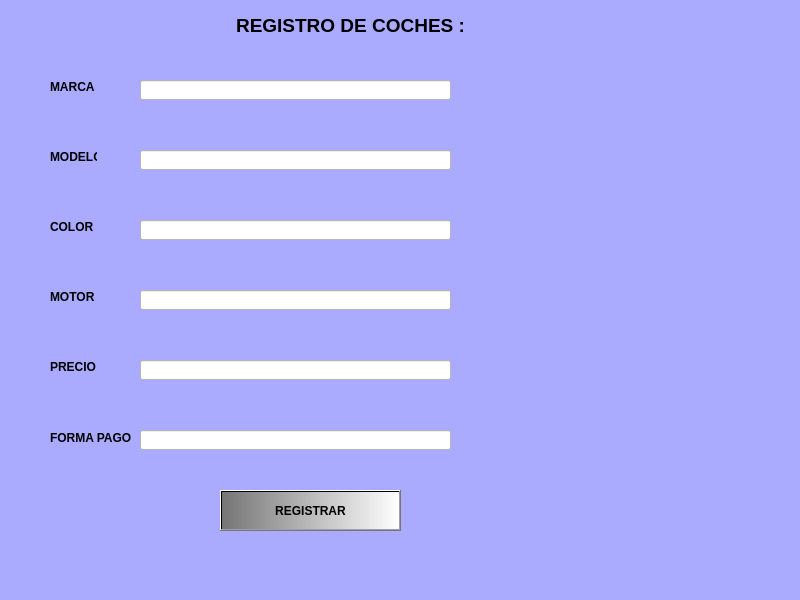
<?xml version="1.0" encoding="UTF-8"?>
<ui version="4.0">
 <class>MainWindow</class>
 <widget class="QMainWindow" name="MainWindow">
  <property name="geometry">
   <rect>
    <x>0</x>
    <y>0</y>
    <width>800</width>
    <height>600</height>
   </rect>
  </property>
  <property name="windowTitle">
   <string>MainWindow</string>
  </property>
  <property name="styleSheet">
   <string notr="true">background-color: rgb(170, 170, 255);</string>
  </property>
  <widget class="QWidget" name="centralwidget">
   <widget class="QLabel" name="label">
    <property name="geometry">
     <rect>
      <x>60</x>
      <y>10</y>
      <width>581</width>
      <height>31</height>
     </rect>
    </property>
    <property name="font">
     <font>
      <pointsize>14</pointsize>
      <weight>75</weight>
      <bold>true</bold>
     </font>
    </property>
    <property name="text">
     <string>&lt;html&gt;&lt;head/&gt;&lt;body&gt;&lt;p align=&quot;center&quot;&gt;REGISTRO DE COCHES :&lt;/p&gt;&lt;/body&gt;&lt;/html&gt;</string>
    </property>
   </widget>
   <widget class="QLabel" name="label_2">
    <property name="geometry">
     <rect>
      <x>50</x>
      <y>80</y>
      <width>47</width>
      <height>13</height>
     </rect>
    </property>
    <property name="font">
     <font>
      <weight>75</weight>
      <bold>true</bold>
     </font>
    </property>
    <property name="text">
     <string>MARCA</string>
    </property>
   </widget>
   <widget class="QLineEdit" name="txt_marca">
    <property name="geometry">
     <rect>
      <x>140</x>
      <y>80</y>
      <width>311</width>
      <height>20</height>
     </rect>
    </property>
    <property name="styleSheet">
     <string notr="true">background-color: rgb(255, 255, 255);</string>
    </property>
   </widget>
   <widget class="QLineEdit" name="txt_modelo">
    <property name="geometry">
     <rect>
      <x>140</x>
      <y>150</y>
      <width>311</width>
      <height>20</height>
     </rect>
    </property>
    <property name="styleSheet">
     <string notr="true">background-color: rgb(255, 255, 255);</string>
    </property>
   </widget>
   <widget class="QLabel" name="label_3">
    <property name="geometry">
     <rect>
      <x>50</x>
      <y>150</y>
      <width>47</width>
      <height>13</height>
     </rect>
    </property>
    <property name="font">
     <font>
      <weight>75</weight>
      <bold>true</bold>
     </font>
    </property>
    <property name="text">
     <string>MODELO</string>
    </property>
   </widget>
   <widget class="QLineEdit" name="txt_color">
    <property name="geometry">
     <rect>
      <x>140</x>
      <y>220</y>
      <width>311</width>
      <height>20</height>
     </rect>
    </property>
    <property name="styleSheet">
     <string notr="true">background-color: rgb(255, 255, 255);</string>
    </property>
   </widget>
   <widget class="QLabel" name="label_4">
    <property name="geometry">
     <rect>
      <x>50</x>
      <y>220</y>
      <width>47</width>
      <height>13</height>
     </rect>
    </property>
    <property name="font">
     <font>
      <weight>75</weight>
      <bold>true</bold>
     </font>
    </property>
    <property name="text">
     <string>COLOR</string>
    </property>
   </widget>
   <widget class="QLineEdit" name="txt_motor">
    <property name="geometry">
     <rect>
      <x>140</x>
      <y>290</y>
      <width>311</width>
      <height>20</height>
     </rect>
    </property>
    <property name="styleSheet">
     <string notr="true">background-color: rgb(255, 255, 255);</string>
    </property>
   </widget>
   <widget class="QLabel" name="label_5">
    <property name="geometry">
     <rect>
      <x>50</x>
      <y>290</y>
      <width>47</width>
      <height>13</height>
     </rect>
    </property>
    <property name="font">
     <font>
      <weight>75</weight>
      <bold>true</bold>
     </font>
    </property>
    <property name="text">
     <string>MOTOR</string>
    </property>
   </widget>
   <widget class="QLineEdit" name="txt_precio">
    <property name="geometry">
     <rect>
      <x>140</x>
      <y>360</y>
      <width>311</width>
      <height>20</height>
     </rect>
    </property>
    <property name="styleSheet">
     <string notr="true">background-color: rgb(255, 255, 255);</string>
    </property>
   </widget>
   <widget class="QLabel" name="label_6">
    <property name="geometry">
     <rect>
      <x>50</x>
      <y>360</y>
      <width>47</width>
      <height>13</height>
     </rect>
    </property>
    <property name="font">
     <font>
      <weight>75</weight>
      <bold>true</bold>
     </font>
    </property>
    <property name="text">
     <string>PRECIO</string>
    </property>
   </widget>
   <widget class="QPushButton" name="btn_registrar">
    <property name="geometry">
     <rect>
      <x>220</x>
      <y>490</y>
      <width>181</width>
      <height>41</height>
     </rect>
    </property>
    <property name="font">
     <font>
      <weight>75</weight>
      <bold>true</bold>
     </font>
    </property>
    <property name="styleSheet">
     <string notr="true">background-color: qlineargradient(spread:pad, x1:0, y1:0, x2:1, y2:0, stop:0 rgba(117, 117, 117, 255), stop:1 rgba(255, 255, 255, 255));</string>
    </property>
    <property name="text">
     <string>REGISTRAR</string>
    </property>
   </widget>
   <widget class="QLabel" name="lbl_marca_ko">
    <property name="geometry">
     <rect>
      <x>480</x>
      <y>80</y>
      <width>281</width>
      <height>20</height>
     </rect>
    </property>
    <property name="styleSheet">
     <string notr="true">color: rgb(255, 0, 0);</string>
    </property>
    <property name="text">
     <string/>
    </property>
   </widget>
   <widget class="QLabel" name="lbl_modelo_ko">
    <property name="geometry">
     <rect>
      <x>480</x>
      <y>150</y>
      <width>281</width>
      <height>20</height>
     </rect>
    </property>
    <property name="styleSheet">
     <string notr="true">color: rgb(255, 0, 0);</string>
    </property>
    <property name="text">
     <string/>
    </property>
   </widget>
   <widget class="QLabel" name="lbl_color_ko">
    <property name="geometry">
     <rect>
      <x>480</x>
      <y>220</y>
      <width>281</width>
      <height>20</height>
     </rect>
    </property>
    <property name="styleSheet">
     <string notr="true">color: rgb(255, 0, 0);</string>
    </property>
    <property name="text">
     <string/>
    </property>
   </widget>
   <widget class="QLabel" name="lbl_motor_ko">
    <property name="geometry">
     <rect>
      <x>480</x>
      <y>290</y>
      <width>281</width>
      <height>20</height>
     </rect>
    </property>
    <property name="styleSheet">
     <string notr="true">color: rgb(255, 0, 0);</string>
    </property>
    <property name="text">
     <string/>
    </property>
   </widget>
   <widget class="QLabel" name="lbl_precio_ko">
    <property name="geometry">
     <rect>
      <x>480</x>
      <y>360</y>
      <width>281</width>
      <height>20</height>
     </rect>
    </property>
    <property name="styleSheet">
     <string notr="true">color: rgb(255, 0, 0);</string>
    </property>
    <property name="text">
     <string/>
    </property>
   </widget>
   <widget class="QLabel" name="label_7">
    <property name="geometry">
     <rect>
      <x>50</x>
      <y>430</y>
      <width>81</width>
      <height>16</height>
     </rect>
    </property>
    <property name="font">
     <font>
      <weight>75</weight>
      <bold>true</bold>
     </font>
    </property>
    <property name="text">
     <string>FORMA PAGO</string>
    </property>
   </widget>
   <widget class="QLineEdit" name="txt_forma_pago">
    <property name="geometry">
     <rect>
      <x>140</x>
      <y>430</y>
      <width>311</width>
      <height>20</height>
     </rect>
    </property>
    <property name="styleSheet">
     <string notr="true">background-color: rgb(255, 255, 255);</string>
    </property>
   </widget>
   <widget class="QLabel" name="lbl_forma_pago_ko">
    <property name="geometry">
     <rect>
      <x>480</x>
      <y>430</y>
      <width>281</width>
      <height>20</height>
     </rect>
    </property>
    <property name="styleSheet">
     <string notr="true">color: rgb(255, 0, 0);</string>
    </property>
    <property name="text">
     <string/>
    </property>
   </widget>
  </widget>
  <widget class="QStatusBar" name="statusbar"/>
 </widget>
 <resources/>
 <connections/>
</ui>
